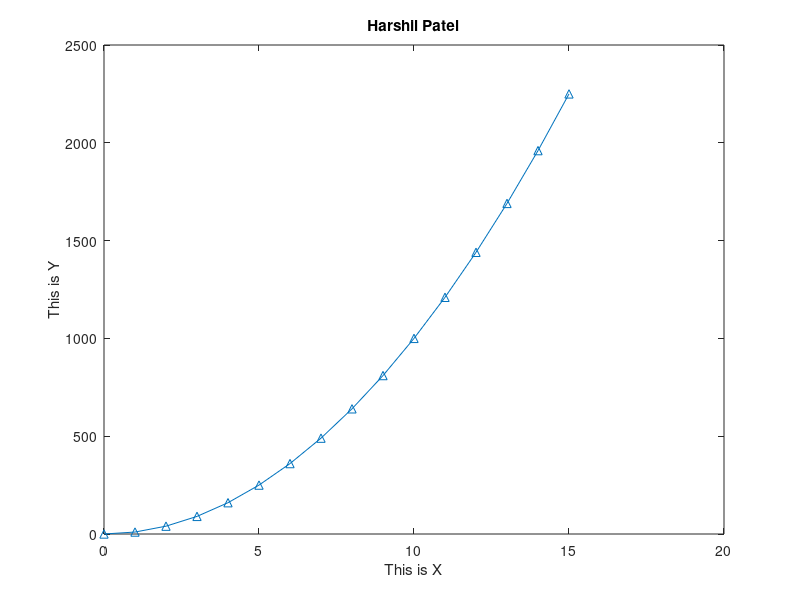

Source code (MATLAB):
x = 0:15;
y = 10 * x .^ 2; 
plot(x,y,'-^'); %plots with the line AND triangles
xlabel('This is X')
ylabel('This is Y')
title('Harshil Patel')
print -dpdf PDF1_1